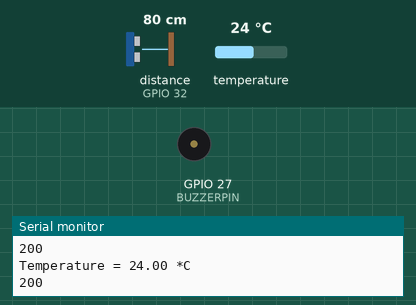
Simulated run of this sketch. Board: ESP32. On the bench: buzzer (waves = sounding), the last lines printed to the serial monitor. Wiring (inferred from the names in the program): ultrasonic range finder: trigger GPIO 33; echo GPIO 32. The test bench sets the inputs (shaded band); at power-on: distance to the obstacle (sensor on GPIO 32) 80 cm, temperature 24 °C. The echo pulse lasts 58.3 µs per cm; WiFi joins after 1.5 s; servers stay silent unless stated; uploads are accepted with an empty reply.

Above: at 6.2 s.
6.3 s: distance to the obstacle (sensor on GPIO 32) set to 22 cm
9.6 s: distance to the obstacle (sensor on GPIO 32) set to 18 cm
At 11.6 s:
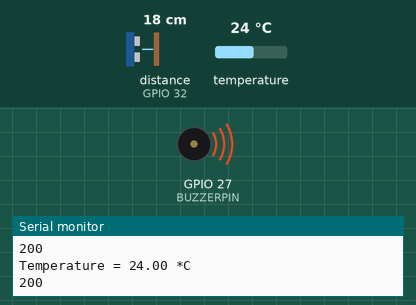
Timing chart, 0 to 13.1 s (numbered marks = the images above; inputs shaded):
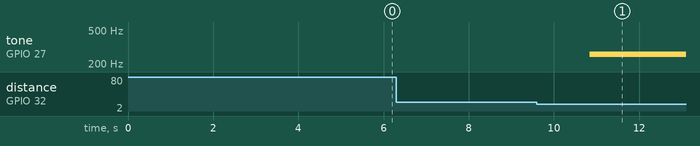

The sketch:

om2m_integration.ino
```cpp
#include <WiFi.h>
//#include <ESPAsyncWebServer.h>
#include "HTTPClient.h"
#include "time.h"
#include <ArduinoJson.h>
#include <ThingSpeak.h>
#include <Adafruit_BMP085.h>

Adafruit_BMP085 bmp;

const int trigpin = 33;
const int echopin = 32;
const char *ssid = "jigneshshah@06";
const char *password = "vishwa@304";
String cse_ip = "192.168.1.7";
String cse_port = "8080";
String server = "http://" + cse_ip + ":" + cse_port + "/~/in-cse/in-name/";
String ae = "Ultrasonic_Sensor";
String cnt = "node1";

unsigned long myChannelNumber = 1;
const char * myWriteAPIKey = "UXMUYL9GIOW7PE3D";

WiFiClient  client;

//AsyncWebServer server(80);
#define SOUND_SPEED 0.034 // cm/microsecond
#define CM_TO_INCH 0.393701
#define BUZZERPIN 27

long duration;
float distanceCm;
float distanceInch;
void createCI(String& val){
// add the lines in step 3-6 inside this function
  ae = "Ultrasonic_Sensor";
  HTTPClient http;
  http.begin(server + ae + "/" + cnt + "/");
  http.addHeader("X-M2M-Origin", "admin:admin");
  http.addHeader("Content-Type", "application/json;ty=4");
  int code = http.POST("{\"m2m:cin\": {\"cnf\":\"application/json\",\"con\": " + String(val) + "}}");
  Serial.println(code);
  if (code == -1) {
    Serial.println("UNABLE TO CONNECT TO THE SERVER");
  }
  http.end();
}

void createCII(String& val){
// add the lines in step 3-6 inside this function
  HTTPClient http;
  ae = "Temperature_Sensor";
  http.begin(server + ae + "/" + cnt + "/");
  http.addHeader("X-M2M-Origin", "admin:admin");
  http.addHeader("Content-Type", "application/json;ty=4");
  int code = http.POST("{\"m2m:cin\": {\"cnf\":\"application/json\",\"con\": " + String(val) + "}}");
  Serial.println(code);
  if (code == -1) {
    Serial.println("UNABLE TO CONNECT TO THE SERVER");
  }
  http.end();
}

float readDistance(){
  float distread;
  digitalWrite(trigpin, LOW);
  delayMicroseconds(2);
  digitalWrite(trigpin,HIGH);
  delayMicroseconds(10);
  digitalWrite(trigpin, LOW);

  duration = pulseIn(echopin, HIGH);
  distread = duration * SOUND_SPEED/2;
  Serial.print("Distance: ");
  Serial.println(distread);
  return distread;
}

float readTemp(){
  Serial.print("Temperature = ");
  float temp = bmp.readTemperature();
    Serial.print(temp);
    Serial.println(" *C");
    return temp;
}

/*
const char index_html[] PROGMEM = R"rawliteral(
<!DOCTYPE HTML><html>
<head>
  <meta name="viewport" content="width=device-width, initial-scale=1">
  <link rel="stylesheet" href="https://use.fontawesome.com/releases/v5.7.2/css/all.css" integrity="sha384-fnmOCqbTlWIlj8LyTjo7mOUStjsKC4pOpQbqyi7RrhN7udi9RwhKkMHpvLbHG9Sr" crossorigin="anonymous">
  <style>
    html {
     font-family: Arial;
     display: inline-block;
     margin: 0px auto;
     text-align: center;
    }
    h2 { font-size: 3.0rem; }
    p { font-size: 3.0rem; }
    .readinglabel{
      font-size: 1.5rem;
      vertical-align:middle;
      padding-bottom: 15px;
    }
  </style>
</head>
<body>
  <h2>Smart Parking lot</h2>
  <p>
    <span class="readinglabel">Distance (Slot 1): </span>
    <span id="distance1">%DISTANCE1%</span>
  </p>
  <p>
    <span class="readinglabel">Distance (Slot 2): </span>
    <span id="distance2">%DISTANCE2%</span>
  </p>
  <p>
    <span class="readinglabel">Distance (Slot 3): </span>
    <span id="distance3">%DISTANCE3%</span>
  </p>
</body>
<script>
setInterval(function ( ) {
  var xhttp = new XMLHttpRequest();
  xhttp.onreadystatechange = function() {
    if (this.readyState == 4 && this.status == 200) {
      document.getElementById("distance1").innerHTML = this.responseText;
    }
  };
  xhttp.open("GET", "/distance1", true);
  xhttp.send();
}, 5000 ) ;
</script>
</html>)rawliteral";

String processor(const String& var){
  //Serial.println(var);
  if(var == "DISTANCE1"){
    return String(readDistance());
  }
  return String();
}
*/

void setup() {
  // put your setup code here, to run once:
  Serial.begin(115200);
  pinMode(trigpin,OUTPUT);
  pinMode(echopin, INPUT);
  WiFi.begin(ssid, password);
  delay(5000);
  while (WiFi.status() != WL_CONNECTED) {
    delay(1000);
    Serial.println("Connecting to WiFi..");
  }

  Serial.println(WiFi.localIP());
  server.begin();
  /*server.on("/", HTTP_GET, [](AsyncWebServerRequest *request){
    request->send_P(200, "text/html", index_html, processor);
  });
  server.on("/distance1", HTTP_GET, [](AsyncWebServerRequest *request){
    request->send_P(200, "text/html", String(readDistance()).c_str(), processor);
  });eshshah@06";
const char *password = "vishwa@304";
  */
  pinMode(27,OUTPUT);
  ledcSetup(0,1E5,12);
  ledcAttachPin(BUZZERPIN,0);
  WiFi.mode(WIFI_STA);

  ThingSpeak.begin(client);
  while (!bmp.begin()) {
    Serial.println("Connecting with BMP... ");
  }
  // server.begin();
}

void loop() {
    float mindist = 20.00;
    float curdist = readDistance();
    String val = (String)curdist;
    createCI(val);
    float curtemp = readTemp();
    val = (String)curtemp;
    createCII(val);
    int x = ThingSpeak.writeField(myChannelNumber,3,curdist, myWriteAPIKey);
    int y = ThingSpeak.writeField(myChannelNumber,4,curtemp, myWriteAPIKey);
//    while(curdist< 20.00)
//    {
//      Serial.println("Car too close");
//      ledcWriteTone(0,800);
//      delay(2000);
//      curdist = readDistance();
//    }
//    ledcWriteTone(0,0);
    int threshold1 = 5;
    int threshold2 = 10;
    int threshold3 = 20;
    while(curtemp > 28.00) {
      curtemp = readTemp();
      ThingSpeak.writeField(myChannelNumber,4,curtemp, myWriteAPIKey);
      Serial.println(NOTE_B);
      ledcWriteNote(0,NOTE_B,4);
    }
    if(curdist <= threshold1){
      Serial.println("Object within 5cm");
      //SerialBT.println("Object within 5cm");
      /*ledcWriteTone(0,800);
      delay(1000);
      uint8_t octave = 1;*/
      ledcWriteNote(0,NOTE_A,4);
      delay(100);
    }
    else if(curdist <= threshold2) {
      Serial.println("Object within 10cm");
      //SerialBT.println("Object within 10cm");
      /*ledcWriteTone(0,800);
      delay(1000);
      uint8_t octave = 1;*/
      ledcWriteNote(0,NOTE_E,4);
      delay(500);
    }
    else if(curdist <= threshold3) {
      Serial.println("Object within 20cm");
      //SerialBT.println("Object within 20cm");
      /*ledcWriteTone(0,800);
      delay(1000);
      uint8_t octave = 1;*/
      ledcWriteNote(0,NOTE_C,4);
      delay(100);
    }
    else {
      ledcWrite(0,0);
      delay(100);
    }
    delay(100);
}
```

Measured:
- the behaviour switches between 21 and 20 cm on distance to the obstacle (sensor on GPIO 32) (found by bisection; images 0 and 1)
- after the input at 9.6 s, tone on GPIO 27 (BUZZERPIN): silent → 261 Hz after 1.2 s
